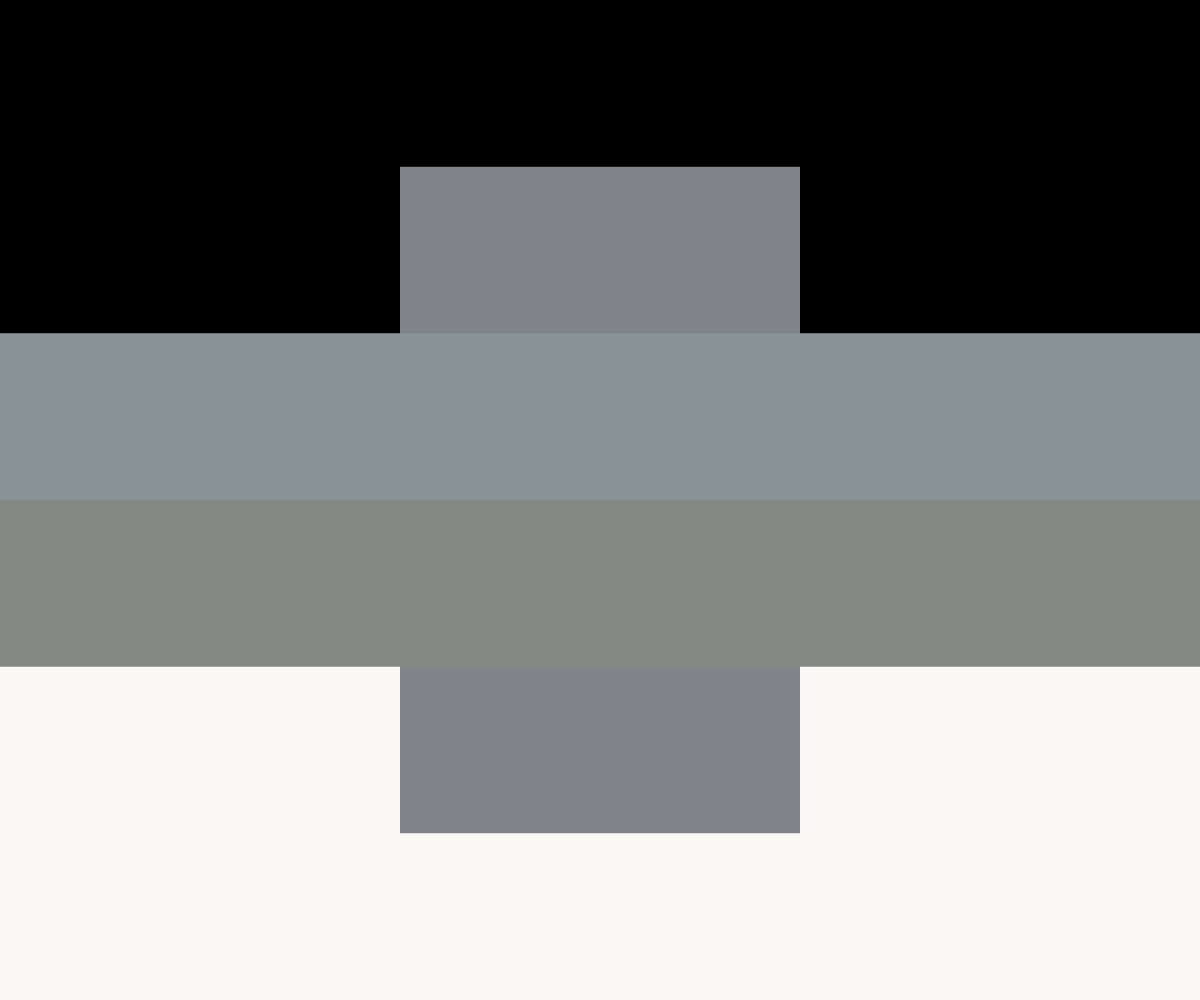
Frame 1 (no input)
Frame 60 (no input): identical to frame 1, image omitted
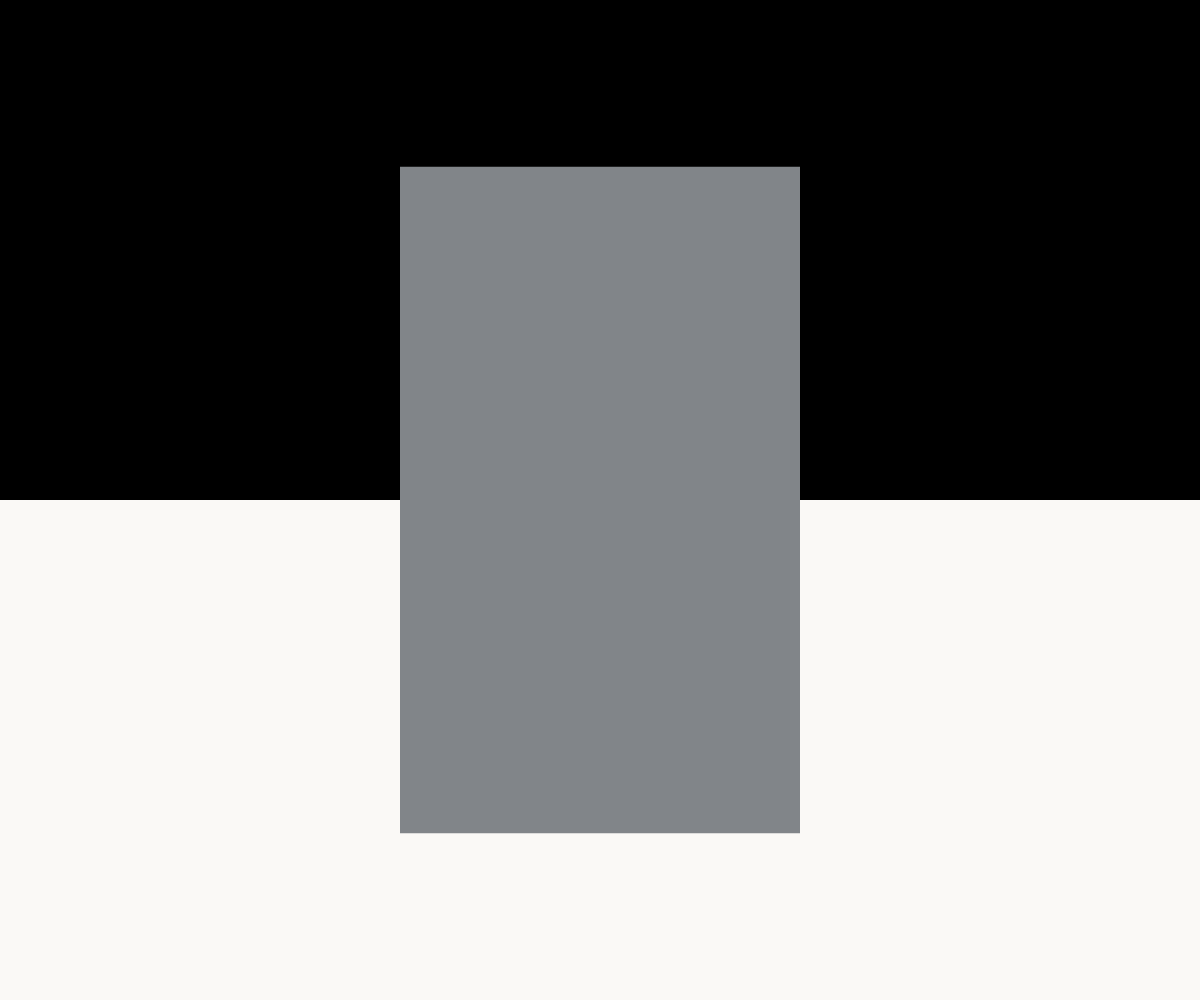
Frame 120 (the mouse pressed at the canvas centre since frame 60)

The p5.js sketch that drew these frames (run headless with seeded random() and noise() and a simulated clock; from frame 60 on, the mouse is pressed at the canvas centre):

// p5.js sketch
// ── sketch.js

let clrs = [
'#000000', //top 0
'#899499', //middle top 1
'#818589', //middle strip 2
'#848884', //middle bottom 3
'#FAF9F6' //bottom 4
]


function setup() {
  createCanvas(windowWidth, windowHeight);
  noStroke();
}

function draw() {
 background(220);
 canvasRect(clrs[4], height/2, height/2, false);
 canvasRect(clrs[0], height/2, 0, false);
 fill(clrs[2]); 
 rect(width * 1/3, height * 1/6, width * 1/3, height * 2/3); 
 canvasRect(clrs[1], height/6, height/3, true);
 canvasRect(clrs[3], height/6, height/2, true);


}

function canvasRect(clr, hgt, y_offset, clickable) {
	fill(clr);
	if((clickable == true) && (mouseIsPressed == false)){
		rect(0, y_offset, width, hgt);
	} 
	if(clickable == false){
		rect(0, y_offset, width, hgt);
	}
}
